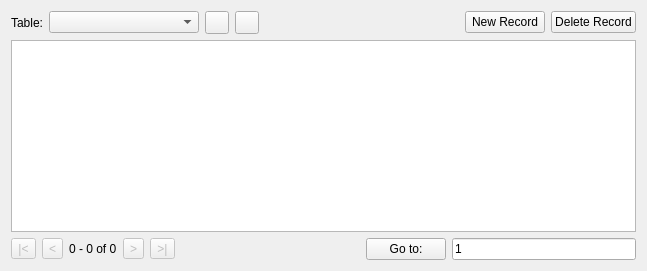
      <widget class="QWidget" name="browser">
       <attribute name="title">
        <string>Browse Data</string>
       </attribute>
       <layout class="QVBoxLayout" name="verticalLayout_2">
        <item>
         <layout class="QHBoxLayout" name="horizontalLayout">
          <item>
           <widget class="QLabel" name="label">
            <property name="text">
             <string>Table:</string>
            </property>
            <property name="buddy">
             <cstring>comboBrowseTable</cstring>
            </property>
           </widget>
          </item>
          <item>
           <widget class="QComboBox" name="comboBrowseTable">
            <property name="sizePolicy">
             <sizepolicy hsizetype="MinimumExpanding" vsizetype="Fixed">
              <horstretch>1</horstretch>
              <verstretch>0</verstretch>
             </sizepolicy>
            </property>
            <property name="minimumSize">
             <size>
              <width>150</width>
              <height>0</height>
             </size>
            </property>
            <property name="toolTip">
             <string>Select a table to browse data</string>
            </property>
            <property name="whatsThis">
             <string>Use this list to select a table to be displayed in the database view</string>
            </property>
           </widget>
          </item>
          <item>
           <widget class="QToolButton" name="buttonRefresh">
            <property name="toolTip">
             <string>Refresh the data in the selected table.</string>
            </property>
            <property name="whatsThis">
             <string>This button refreshes the data in the currently selected table.</string>
            </property>
            <property name="text">
             <string/>
            </property>
            <property name="icon">
             <iconset resource="icons/icons.qrc">
              <normaloff>:/icons/refresh</normaloff>:/icons/refresh</iconset>
            </property>
            <property name="shortcut">
             <string>F5</string>
            </property>
           </widget>
          </item>
          <item>
           <widget class="QToolButton" name="buttonClearFilters">
            <property name="toolTip">
             <string>Clear all filters</string>
            </property>
            <property name="text">
             <string/>
            </property>
            <property name="icon">
             <iconset resource="icons/icons.qrc">
              <normaloff>:/icons/clear_filters</normaloff>:/icons/clear_filters</iconset>
            </property>
           </widget>
          </item>
          <item>
           <spacer name="horizontalSpacer">
            <property name="orientation">
             <enum>Qt::Horizontal</enum>
            </property>
            <property name="sizeHint" stdset="0">
             <size>
              <width>200</width>
              <height>20</height>
             </size>
            </property>
           </spacer>
          </item>
          <item>
           <widget class="QPushButton" name="buttonNewRecord">
            <property name="toolTip">
             <string>Insert a new record in the current table</string>
            </property>
            <property name="whatsThis">
             <string>This button creates a new, empty record in the database</string>
            </property>
            <property name="text">
             <string>New Record</string>
            </property>
           </widget>
          </item>
          <item>
           <widget class="QPushButton" name="buttonDeleteRecord">
            <property name="toolTip">
             <string>Delete the current record</string>
            </property>
            <property name="whatsThis">
             <string>This button deletes the record currently selected in the database</string>
            </property>
            <property name="text">
             <string>Delete Record</string>
            </property>
           </widget>
          </item>
         </layout>
        </item>
        <item>
         <widget class="ExtendedTableWidget" name="dataTable">
          <property name="acceptDrops">
           <bool>true</bool>
          </property>
          <property name="whatsThis">
           <string>This is the database view. You can double-click any record to edit its contents in the cell editor window.</string>
          </property>
          <property name="editTriggers">
           <set>QAbstractItemView::NoEditTriggers</set>
          </property>
          <property name="dragDropMode">
           <enum>QAbstractItemView::DragDrop</enum>
          </property>
          <property name="defaultDropAction">
           <enum>Qt::CopyAction</enum>
          </property>
          <property name="selectionMode">
           <enum>QAbstractItemView::ContiguousSelection</enum>
          </property>
          <attribute name="horizontalHeaderShowSortIndicator" stdset="0">
           <bool>true</bool>
          </attribute>
         </widget>
        </item>
        <item>
         <layout class="QHBoxLayout" name="horizontalLayout_2">
          <item>
           <widget class="QToolButton" name="buttonBegin">
            <property name="enabled">
             <bool>false</bool>
            </property>
            <property name="toolTip">
             <string>&lt;html&gt;&lt;head/&gt;&lt;body&gt;&lt;p&gt;Scroll to the beginning&lt;/p&gt;&lt;/body&gt;&lt;/html&gt;</string>
            </property>
            <property name="whatsThis">
             <string>&lt;html&gt;&lt;head/&gt;&lt;body&gt;&lt;p&gt;Clicking this button navigates to the beginning in the table view above.&lt;/p&gt;&lt;/body&gt;&lt;/html&gt;</string>
            </property>
            <property name="text">
             <string>|&lt;</string>
            </property>
           </widget>
          </item>
          <item>
           <widget class="QToolButton" name="buttonPrevious">
            <property name="enabled">
             <bool>false</bool>
            </property>
            <property name="toolTip">
             <string>Scroll 100 records upwards</string>
            </property>
            <property name="whatsThis">
             <string>&lt;html&gt;&lt;head/&gt;&lt;body&gt;&lt;p&gt;Clicking this button navigates 100 records upwards in the table view above.&lt;/p&gt;&lt;/body&gt;&lt;/html&gt;</string>
            </property>
            <property name="text">
             <string>&lt;</string>
            </property>
           </widget>
          </item>
          <item>
           <widget class="QLabel" name="labelRecordset">
            <property name="text">
             <string>0 - 0 of 0</string>
            </property>
           </widget>
          </item>
          <item>
           <widget class="QToolButton" name="buttonNext">
            <property name="enabled">
             <bool>false</bool>
            </property>
            <property name="toolTip">
             <string>&lt;html&gt;&lt;head/&gt;&lt;body&gt;&lt;p&gt;Scroll 100 records downwards&lt;/p&gt;&lt;/body&gt;&lt;/html&gt;</string>
            </property>
            <property name="whatsThis">
             <string>&lt;html&gt;&lt;head/&gt;&lt;body&gt;&lt;p&gt;Clicking this button navigates 100 records downwards in the table view above.&lt;/p&gt;&lt;/body&gt;&lt;/html&gt;</string>
            </property>
            <property name="text">
             <string>&gt;</string>
            </property>
           </widget>
          </item>
          <item>
           <widget class="QToolButton" name="buttonEnd">
            <property name="enabled">
             <bool>false</bool>
            </property>
            <property name="toolTip">
             <string>Scroll to the end</string>
            </property>
            <property name="whatsThis">
             <string>&lt;html&gt;&lt;head/&gt;&lt;body&gt;&lt;p&gt;&amp;lt;html&amp;gt;&amp;lt;head/&amp;gt;&amp;lt;body&amp;gt;&amp;lt;p&amp;gt;Clicking this button navigates up to the end in the table view above.&amp;lt;/p&amp;gt;&amp;lt;/body&amp;gt;&amp;lt;/html&amp;gt;&lt;/p&gt;&lt;/body&gt;&lt;/html&gt;</string>
            </property>
            <property name="text">
             <string>&gt;|</string>
            </property>
           </widget>
          </item>
          <item>
           <spacer name="horizontalSpacer_2">
            <property name="orientation">
             <enum>Qt::Horizontal</enum>
            </property>
            <property name="sizeHint" stdset="0">
             <size>
              <width>40</width>
              <height>20</height>
             </size>
            </property>
           </spacer>
          </item>
          <item>
           <widget class="QPushButton" name="buttonGoto">
            <property name="toolTip">
             <string>&lt;html&gt;&lt;head/&gt;&lt;body&gt;&lt;p&gt;Click here to jump to the specified record&lt;/p&gt;&lt;/body&gt;&lt;/html&gt;</string>
            </property>
            <property name="whatsThis">
             <string>&lt;html&gt;&lt;head/&gt;&lt;body&gt;&lt;p&gt;This button is used to navigate to the record number specified in the Go to area.&lt;/p&gt;&lt;/body&gt;&lt;/html&gt;</string>
            </property>
            <property name="text">
             <string>Go to:</string>
            </property>
           </widget>
          </item>
          <item>
           <widget class="QLineEdit" name="editGoto">
            <property name="toolTip">
             <string>Enter record number to browse</string>
            </property>
            <property name="whatsThis">
             <string>Type a record number in this area and click the Go to: button to display the record in the database view</string>
            </property>
            <property name="text">
             <string>1</string>
            </property>
           </widget>
          </item>
         </layout>
        </item>
       </layout>
      </widget>
